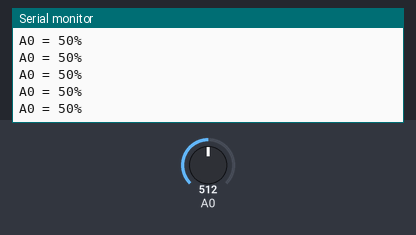
A sketch run on a simulated Arduino Uno, built with avr-gcc and run on an emulated ATmega328P. Shown: the last lines printed to the serial monitor. The inputs (shaded band) are chosen by the test bench; at power-on: A0 = 512.

Above: at 4.2 s.
4.3 s: A0 set to 1013
At 5.2 s:
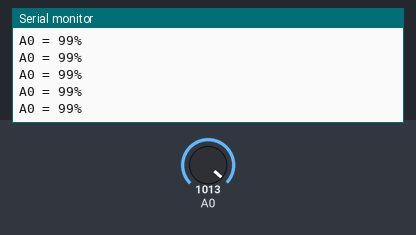
5.8 s: A0 set to 1023
At 6.6 s:
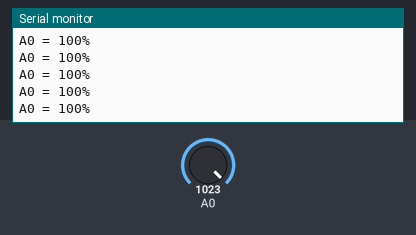
10.3 s: A0 set to 110
At 10.9 s:
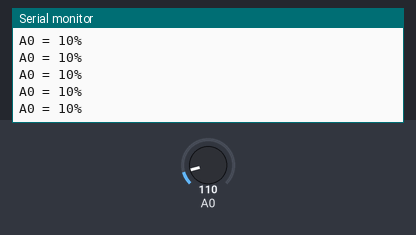
11.8 s: A0 set to 96
At 12.5 s:
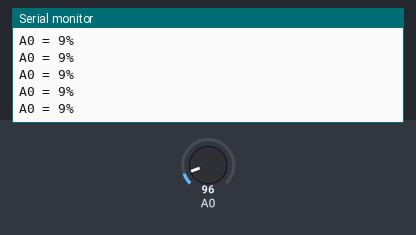
Timing chart, 0 to 14.3 s (numbered marks = the images above; inputs shaded):
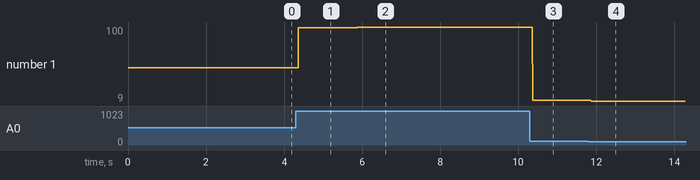

The sketch:

Pot.ino
```cpp
void setup() {
  // put your setup code here, to run once:
  Serial.begin(9600);
}

void loop() {
  // put your main code here, to run repeatedly:
  int a0 = analogRead(A0);
  int percentage = map(a0, 0, 1023, 0, 100);
  Serial.print("A0 = ");
  Serial.print(percentage);
  Serial.println("%");
}
```

Measured:
- after the input at 4.3 s, the serial monitor: prints a new line after 0.07 s (image 1)
- after the input at 5.8 s, the serial monitor: prints a new line after 0.08 s (image 2)
- after the input at 10.3 s, the serial monitor: prints a new line after 0.07 s (image 3)
- after the input at 11.8 s, the serial monitor: prints a new line after 0.07 s (image 4)
- plotted number 1: 50 → 99 after the input at 4.3 s, 99 → 100 after the input at 5.8 s, 100 → 10 after the input at 10.3 s, 10 → 9 after the input at 11.8 s
